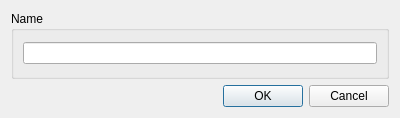
<?xml version="1.0" encoding="UTF-8"?>
<ui version="4.0">
 <class>GNodeDialog</class>
 <widget class="QDialog" name="GNodeDialog">
  <property name="geometry">
   <rect>
    <x>0</x>
    <y>0</y>
    <width>400</width>
    <height>118</height>
   </rect>
  </property>
  <property name="sizePolicy">
   <sizepolicy hsizetype="Preferred" vsizetype="Fixed">
    <horstretch>0</horstretch>
    <verstretch>0</verstretch>
   </sizepolicy>
  </property>
  <property name="maximumSize">
   <size>
    <width>16777215</width>
    <height>118</height>
   </size>
  </property>
  <property name="windowTitle">
   <string>Edit node</string>
  </property>
  <layout class="QVBoxLayout" name="verticalLayout_2">
   <item>
    <layout class="QVBoxLayout" name="verticalLayout">
     <item>
      <widget class="QGroupBox" name="groupBox_2">
       <property name="title">
        <string>Name</string>
       </property>
       <layout class="QVBoxLayout" name="verticalLayout_6">
        <item>
         <layout class="QVBoxLayout" name="verticalLayout_5">
          <item>
           <widget class="QLineEdit" name="lineEdit"/>
          </item>
         </layout>
        </item>
       </layout>
      </widget>
     </item>
    </layout>
   </item>
   <item>
    <widget class="QDialogButtonBox" name="buttonBox">
     <property name="orientation">
      <enum>Qt::Horizontal</enum>
     </property>
     <property name="standardButtons">
      <set>QDialogButtonBox::Cancel|QDialogButtonBox::Ok</set>
     </property>
    </widget>
   </item>
  </layout>
 </widget>
 <resources/>
 <connections>
  <connection>
   <sender>buttonBox</sender>
   <signal>accepted()</signal>
   <receiver>GNodeDialog</receiver>
   <slot>accept()</slot>
   <hints>
    <hint type="sourcelabel">
     <x>248</x>
     <y>254</y>
    </hint>
    <hint type="destinationlabel">
     <x>157</x>
     <y>274</y>
    </hint>
   </hints>
  </connection>
  <connection>
   <sender>buttonBox</sender>
   <signal>rejected()</signal>
   <receiver>GNodeDialog</receiver>
   <slot>reject()</slot>
   <hints>
    <hint type="sourcelabel">
     <x>316</x>
     <y>260</y>
    </hint>
    <hint type="destinationlabel">
     <x>286</x>
     <y>274</y>
    </hint>
   </hints>
  </connection>
 </connections>
</ui>
